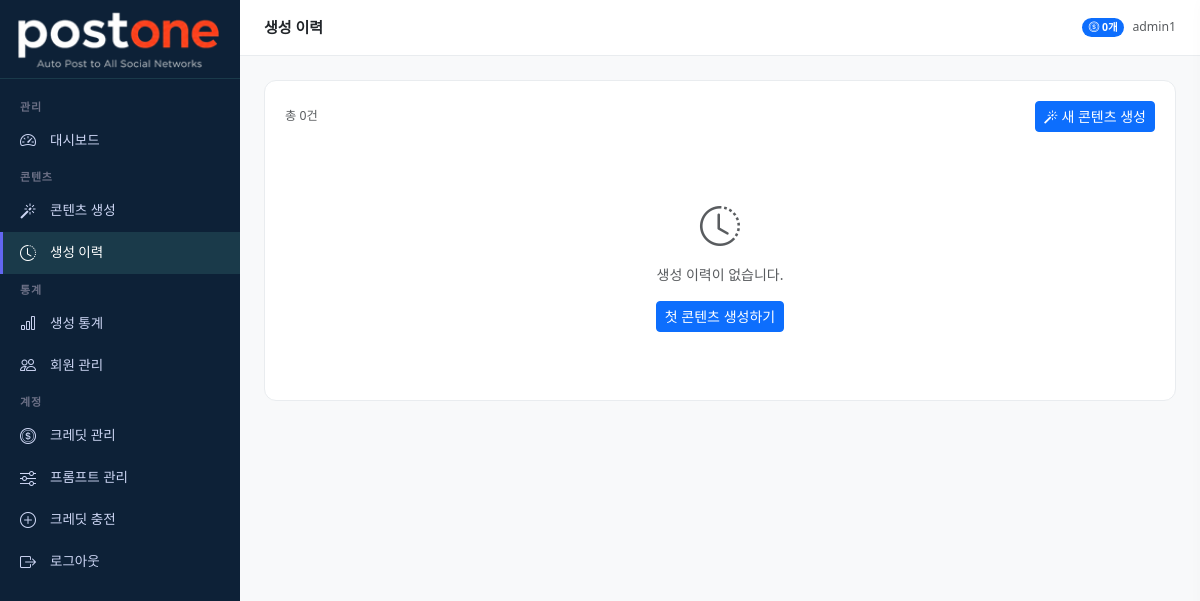
The page /history/ (signed in) on the database its author committed.
### accounts/models.py (models this page shows, shortened)
class MenuPermission(models.Model):
    ROLE_CHOICES = [
        ('admin', '관리자'),
        ('member', '멤버'),
    ]
    role = models.CharField(max_length=20, choices=ROLE_CHOICES)
    menu_key = models.CharField(max_length=50, verbose_name='메뉴 키')
    menu_label = models.CharField(max_length=50, verbose_name='메뉴명')
    icon = models.CharField(max_length=50, verbose_name='아이콘', blank=True)
    is_visible = models.BooleanField(default=True, verbose_name='표시여부')
    order = models.IntegerField(default=0, verbose_name='정렬순서')
    class Meta:
        verbose_name = '메뉴 권한'
        verbose_name_plural = '메뉴 권한 목록'
        ordering = ['role', 'order']
        unique_together = ['role', 'menu_key']

class User(AbstractUser):
    ROLE_CHOICES = [
        ('master', '마스터'),
        ('admin', '관리자'),
        ('member', '멤버'),
        ('free', '무료회원'),
    ]
    PLAN_CHOICES = [
        ('free', '무료'),
        ('starter', '스타터'),
        ('pro', '프로'),
        ('business', '비즈니스'),
    ]
    role = models.CharField(max_length=20, choices=ROLE_CHOICES, default='free')
    plan = models.CharField(max_length=20, choices=PLAN_CHOICES, default='free')
    phone = models.CharField(max_length=20, blank=True)
    company = models.CharField(max_length=100, blank=True)
    profile_image = models.ImageField(upload_to='profiles/', blank=True, null=True)
    created_at = models.DateTimeField(auto_now_add=True)
    updated_at = models.DateTimeField(auto_now=True)
    class Meta:
        verbose_name = '사용자'
        verbose_name_plural = '사용자 목록'

### credits/models.py (models this page shows, shortened)
class UserCredit(models.Model):
    user = models.OneToOneField(User, on_delete=models.CASCADE, related_name='credit')
    balance = models.IntegerField(default=0, verbose_name='잔여 크레딧')
    free_used_this_month = models.IntegerField(default=0, verbose_name='이번달 무료 사용')
    free_reset_date = models.DateField(null=True, blank=True, verbose_name='무료 초기화일')
    updated_at = models.DateTimeField(auto_now=True)
    class Meta:
        verbose_name = '사용자 크레딧'

### dashboard/views.py (the view)
# urls.py: path('history/', views.history, name='history'),
@login_required
def history(request):
    requests = ContentRequest.objects.filter(
        user=request.user
    ).select_related('content_type', 'channel').order_by('-created_at')
    return render(request, 'dashboard/history.html', {'requests': requests})

### dashboard/context_processors.py (called while the page is built)
def user_menus(request):
    if not request.user.is_authenticated:
        return {'user_menus': []}
    if request.user.role == 'master':
        return {'user_menus': []}
    role = request.user.role
    if role == 'free':
        role = 'member'
    menus = MenuPermission.objects.filter(
        role=role,
        is_visible=True
    )
    return {'user_menus': menus}

### templates/dashboard/history.html (shortened to what this page needs)
{% extends 'base/base.html' %}
{% block page_title %}생성 이력{% endblock %}
{% block content %}
<div class="stat-card">
    <div class="d-flex justify-content-between align-items-center mb-3">
        <span class="text-muted small">총 {{ requests.count }}건</span>
        <a href="{% url 'dashboard:generate' %}" class="btn btn-primary btn-sm">
            <i class="bi bi-magic"></i> 새 콘텐츠 생성
        </a>
    </div>
    {% if requests %}
    <div class="table-responsive">
        <table class="table table-hover mb-0">
            <thead class="table-light">
                <tr>
                    <th>유형</th>
                    <th>채널</th>
                    <th>소재 미리보기</th>
                    <th>상태</th>
                    <th>크레딧</th>
                    <th>일시</th>
                    <th></th>
                </tr>
            </thead>
            <tbody>
                {% for req in requests %}
                <tr>
                    <td class="fw-semibold">{{ req.content_type.name }}</td>
                    <td>{{ req.channel.name }}</td>
                    <td class="text-muted small">{{ req.source_text|truncatechars:40 }}</td>
                    <td>
                        {% if req.status == 'done' %}
                        <span class="badge bg-success">완료</span>
                        {% elif req.status == 'pending' %}
                        <span class="badge bg-warning">생성중</span>
                        {% else %}
                        <span class="badge bg-danger">실패</span>
                        {% endif %}
                    </td>
                    <td class="text-muted small">{{ req.credit_used }}개</td>
                    <td class="text-muted small">{{ req.created_at|date:"m/d H:i" }}</td>
                    <td>
                        <button class="btn btn-sm btn-outline-secondary"
                                onclick="openRequestDetail({{ req.pk }})">
                            <i class="bi bi-eye"></i>
                        </button>
                    </td>
                </tr>
                {% endfor %}
            </tbody>
        </table>
    </div>
    {% else %}
    <div class="text-center py-5">
        <i class="bi bi-clock-history fs-1 text-muted"></i>
        <p class="text-muted mt-2">생성 이력이 없습니다.</p>
        <a href="{% url 'dashboard:generate' %}" class="btn btn-primary btn-sm">
            첫 콘텐츠 생성하기
        </a>
    </div>
    {% endif %}
</div>
{% endblock %}

### templates/base/base.html (shortened to what this page needs)
{% load static %}
<!DOCTYPE html>
<html lang="ko">
<head>
    <link href="https://cdn.jsdelivr.net/npm/bootstrap@5.3.0/dist/css/bootstrap.min.css" rel="stylesheet">
    <link href="https://cdn.jsdelivr.net/npm/bootstrap-icons@1.11.0/font/bootstrap-icons.css" rel="stylesheet">
</head>
<body>
<aside class="sidebar" id="sidebar">
    <a href="{% url 'dashboard:index' %}" class="sidebar-brand">
        <img src="{% static 'images/logo.png' %}" alt="postone" style="width:205px; height:auto;">
    </a>
    <nav class="sidebar-menu">
        {% if user.role == 'master' %}
        <div class="sidebar-section">관리</div>
        <div class="sidebar-item">
            <a href="{% url 'dashboard:index' %}" class="{% if request.resolver_match.url_name == 'index' %}active{% endif %}">
                <i class="bi bi-speedometer2"></i> 대시보드
            </a>
        </div>
        <div class="sidebar-section">프롬프트 설정</div>
        <div class="sidebar-item">
            <a href="{% url 'dashboard:content_type_list' %}" class="{% if 'content_type' in request.resolver_match.url_name %}active{% endif %}">
                <i class="bi bi-grid-3x3-gap"></i> 콘텐츠 유형
            </a>
        </div>
        <div class="sidebar-item">
            <a href="{% url 'dashboard:channel_list' %}" class="{% if 'channel' in request.resolver_match.url_name %}active{% endif %}">
                <i class="bi bi-broadcast"></i> 채널 관리
            </a>
        </div>
        <div class="sidebar-item">
            <a href="{% url 'dashboard:prompt_list' %}" class="{% if 'prompt' in request.resolver_match.url_name %}active{% endif %}">
                <i class="bi bi-sliders"></i> 프롬프트 관리
            </a>
        </div>
        <div class="sidebar-item">
            <a href="{% url 'dashboard:user_list' %}" class="{% if 'user' in request.resolver_match.url_name %}active{% endif %}">
                <i class="bi bi-people"></i> 회원 관리
            </a>
        </div>
        <div class="sidebar-item">
            <a href="{% url 'dashboard:credit_list' %}" class="{% if 'credit' in request.resolver_match.url_name %}active{% endif %}">
                <i class="bi bi-coin"></i> 크레딧 관리
            </a>
        </div>
        <div class="sidebar-section">콘텐츠</div>
        <div class="sidebar-item">
            <a href="{% url 'dashboard:generate' %}" class="{% if 'generate' in request.resolver_match.url_name %}active{% endif %}">
                <i class="bi bi-magic"></i> 콘텐츠 생성
            </a>
        </div>
        <div class="sidebar-item">
            <a href="{% url 'dashboard:history' %}" class="{% if 'history' in request.resolver_match.url_name %}active{% endif %}">
                <i class="bi bi-clock-history"></i> 생성 이력
            </a>
        </div>
        <div class="sidebar-section">통계</div>
        <div class="sidebar-item">
            <a href="{% url 'dashboard:stats' %}" class="{% if 'stats' in request.resolver_match.url_name %}active{% endif %}">
                <i class="bi bi-bar-chart"></i> 생성 통계
            </a>
        </div>
        <div class="sidebar-section">계정</div>
        {% if not request.user.is_admin %}
        <div class="sidebar-item">
            <a href="{% url 'dashboard:credit_charge' %}">
                <i class="bi bi-plus-circle"></i> 크레딧 충전
            </a>
        </div>
        {% endif %}
        <div class="sidebar-item">
            <a href="{% url 'accounts:profile' %}">
                <i class="bi bi-person"></i> 내 정보
            </a>
        </div>
        <div class="sidebar-item">
            <a href="{% url 'dashboard:menu_permission' %}" class="{% if 'menu_permission' in request.resolver_match.url_name %}active{% endif %}">
                <i class="bi bi-gear"></i> 메뉴 권한 설정
            </a>
        </div>
        <div class="sidebar-item">
            <a href="{% url 'accounts:logout' %}">
                <i class="bi bi-box-arrow-right"></i> 로그아웃
            </a>
        </div>
        {% elif user.role == 'admin' %}
        {% for menu in user_menus %}
        {% if menu.is_visible %}
        {% if menu.order == 1 %}<div class="sidebar-section">관리</div>{% endif %}
        {% if menu.order == 2 %}<div class="sidebar-section">콘텐츠</div>{% endif %}
        {% if menu.order == 4 %}<div class="sidebar-section">통계</div>{% endif %}
        {% if menu.order == 6 %}<div class="sidebar-section">계정</div>{% endif %}
        <div class="sidebar-item">
            <a href="{% url 'dashboard:'|add:menu.menu_key %}"
               class="{% if menu.menu_key in request.resolver_match.url_name %}active{% endif %}">
                <i class="bi {{ menu.icon }}"></i> {{ menu.menu_label }}
            </a>
        </div>
        {% endif %}
        {% endfor %}
        <div class="sidebar-item">
            <a href="{% url 'accounts:logout' %}">
                <i class="bi bi-box-arrow-right"></i> 로그아웃
            </a>
        </div>
        {% endif %}
    </nav>
</aside>
<div class="main-wrapper">
    <div class="topbar">
        <span class="topbar-title">{% block page_title %}{% endblock %}</span>
        <div class="d-flex align-items-center gap-2">
            {% if user.credit %}
            <span class="badge bg-primary rounded-pill">
                <i class="bi bi-coin"></i> {{ user.credit.balance }}개
            </span>
            {% endif %}
            <span class="text-muted small">{{ user.username }}</span>
        </div>
    </div>
    <div class="main-content">
        {% block content %}{% endblock %}
    </div>
</div>
</body>
</html>

### templates/base/base.html (style rules this page uses)
:root { --sidebar-width: 240px; --header-height: 56px; --primary: #6366f1; --primary-dark: #4f46e5; }
body { background: #f8f9fa; font-size: 14px; }
.sidebar { position: fixed; top: 0; left: 0; width: var(--sidebar-width); height: 100vh; background: #0d2137; color: #cdd6f4; display: flex; flex-direction: column; z-index: 1000; overflow-y: auto; overflow-x: hidden; scrollbar-width: thin; scrollbar-color: #1a3a4a transparent; }
.sidebar-brand { padding: 8px 16px; border-bottom: 1px solid #1a3a4a; text-decoration: none; display: block; }
.sidebar-menu { padding: 12px 0; flex: 1; }
.sidebar-section { padding: 8px 20px 4px; font-size: 11px; font-weight: 600; color: #6c7086; text-transform: uppercase; letter-spacing: 0.8px; }
.sidebar-item a { display: flex; align-items: center; gap: 10px; padding: 9px 20px; color: #cdd6f4; text-decoration: none; font-size: 13.5px; transition: all 0.15s; }
.sidebar-item a:hover, .sidebar-item a.active { background: #1a3a4a; color: #fff; border-left: 3px solid var(--primary); padding-left: 17px; }
.sidebar-item a i { font-size: 16px; width: 20px; }
.main-wrapper { margin-left: var(--sidebar-width); min-height: 100vh; }
.topbar { height: var(--header-height); background: #fff; border-bottom: 1px solid #e9ecef; display: flex; align-items: center; padding: 0 24px; gap: 12px; position: sticky; top: 0; z-index: 100; }
.topbar-title { font-weight: 600; font-size: 15px; flex: 1; }
.main-content { padding: 24px; }
.stat-card { background: #fff; border-radius: 12px; padding: 20px; border: 1px solid #e9ecef; }

### rows shown on the page
MenuPermission: order "관리", menu_label "대시보드"
MenuPermission: order "콘텐츠", menu_label "콘텐츠 생성"
MenuPermission: menu_label "생성 이력"
MenuPermission: order "통계", menu_label "생성 통계"
MenuPermission: menu_label "회원 관리"
MenuPermission: order "계정", menu_label "크레딧 관리"
MenuPermission: menu_label "프롬프트 관리"
MenuPermission: menu_label "크레딧 충전"
User: credit.balance "0", username "admin1"

### other values the page prints
{{ requests.count }} "0"
